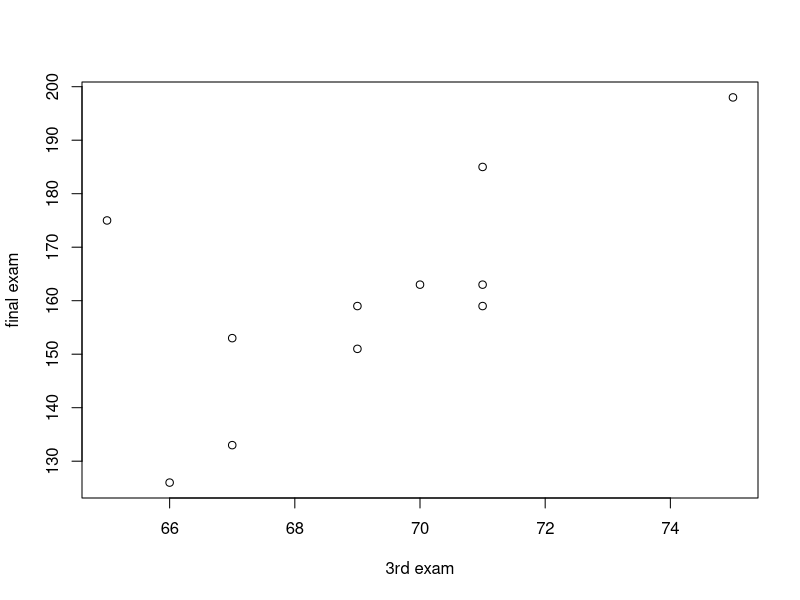

Here is the R script that generated this plot:
#page no: 571
x<-c(65,67,71,71,66,75,67,70,71,69,69)
y<-c(175,133,185,163,126,198,153,163,159,151,159)
plot(x,y,xlab="3rd exam",ylab="final exam")
